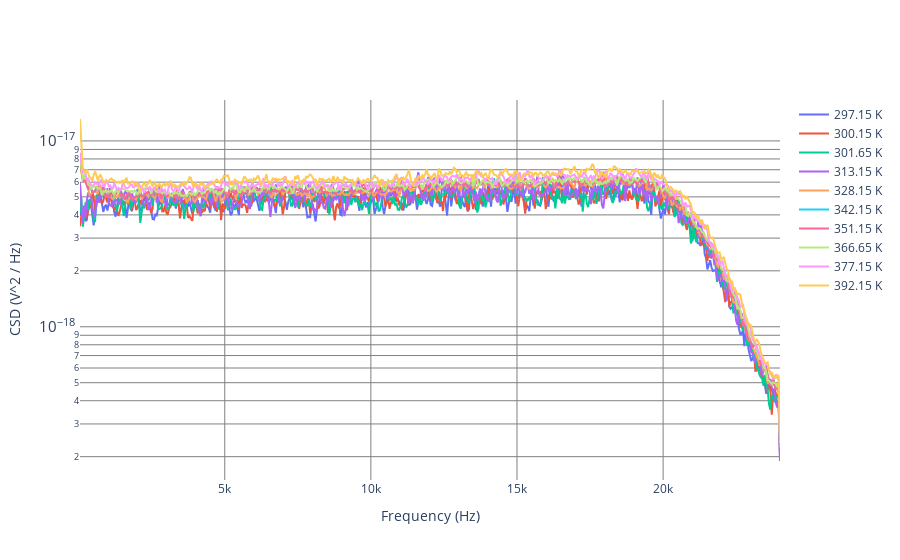
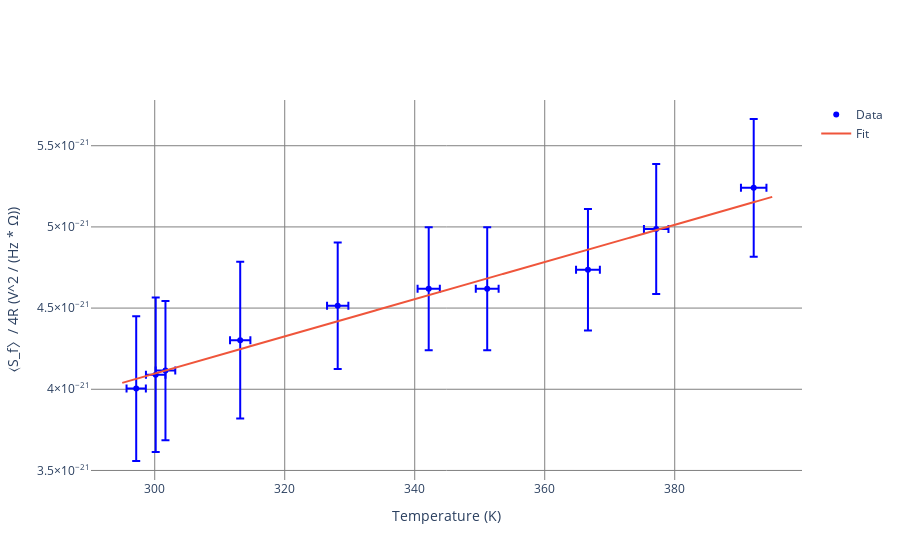

Source (notebook cell) for these figures, in order:
### Code cell
# Temperature Dependence Extension

TE_R = 302.174

T_arr = np.array([24, 27, 28.5, 40, 55, 69, 78, 93.5, 104, 119])
T_arr += 273.15
T_arr_std = T_arr * 0.005

time24, data24 = importWAV('Temperature Noise Signals/24.wav')
time27, data27 = importWAV('Temperature Noise Signals/27.wav')
time28p5, data28p5 = importWAV('Temperature Noise Signals/28p5.wav')
time40, data40 = importWAV('Temperature Noise Signals/40.wav')
time55, data55 = importWAV('Temperature Noise Signals/55.wav')
time69, data69= importWAV('Temperature Noise Signals/69.wav')
time78, data78 = importWAV('Temperature Noise Signals/78.wav')
time93p5, data93p5 = importWAV('Temperature Noise Signals/93p5.wav')
time104, data104 = importWAV('Temperature Noise Signals/104.wav')
time119, data119 = importWAV('Temperature Noise Signals/119.wav')

vdat_24_R = data24['right']
vdat_24_L = data24['left']
vdat_27_R = data27['right']
vdat_27_L = data27['left']
vdat_28p5_R = data28p5['right']
vdat_28p5_L = data28p5['left']
vdat_40_R = data40['right']
vdat_40_L = data40['left']
vdat_55_R = data55['right']
vdat_55_L = data55['left']
vdat_69_R = data69['right']
vdat_69_L = data69['left']
vdat_78_R = data78['right']
vdat_78_L = data78['left']
vdat_93p5_R = data93p5['right']
vdat_93p5_L = data93p5['left']
vdat_104_R = data104['right']
vdat_104_L = data104['left']
vdat_119_R = data119['right']
vdat_119_L = data119['left']

v_data_R_arr = np.array([vdat_24_R, vdat_27_R, vdat_28p5_R, vdat_40_R, vdat_55_R, vdat_69_R,
                         vdat_78_R, vdat_93p5_R, vdat_104_R, vdat_119_R], dtype=object)
v_data_L_arr = np.array([vdat_24_L, vdat_27_L, vdat_28p5_L, vdat_40_L, vdat_55_R, vdat_69_R,
                         vdat_78_R, vdat_93p5_R, vdat_104_R, vdat_119_R], dtype=object)

Pden_std_temp_arr = np.array([])
Pden_temp_arr = np.array([])

fig1 = go.Figure()
fig1.update_layout(
    xaxis_title="Frequency (Hz)",
    yaxis_title="CSD (V^2 / Hz)",
    #xaxis_type="log",
    yaxis_type='log',
    template="plotly",
    plot_bgcolor='white',
    paper_bgcolor='white',
    xaxis=dict(
        showgrid=True,
        gridcolor="gray",
        zeroline=False
    ),
    yaxis=dict(
        showgrid=True,
        gridcolor="gray",
        zeroline=False
    )
    #template="plotly_dark"
)

fig2 = go.Figure()
fig2.update_layout(
    xaxis_title="Temperature (K)",
    yaxis_title="⟨S_f〉/ 4R (V^2 / (Hz * Ω))",
    template="plotly",
    plot_bgcolor='white',
    paper_bgcolor='white',
    xaxis=dict(
        showgrid=True,
        gridcolor="gray",
        zeroline=False
    ),
    yaxis=dict(
        showgrid=True,
        gridcolor="gray",
        zeroline=False 
    )
    #template = 'plotly_dark'
)

fs = 48000
T = 0
for v_dat_L, v_dat_R in zip(v_data_L_arr, v_data_R_arr):
    fc_temp, P_den_cross_temp = signal.csd(v_dat_L, v_dat_R, fs, nperseg=1024)
    fc_temp = fc_temp[1:].real
    P_den_cross_temp = P_den_cross_temp[1:].real
    P_den_temp = P_den_cross_temp / G_interp(fc_temp) ** 2 / C_interp(fc_temp) ** 2
    f_flat_temp = fc_temp[10:400]
    P_den_flat_temp = P_den_temp[10:400]

    fig1.add_trace(go.Scatter(
        x=fc_temp, y=P_den_temp,
        name='{} K'.format(T_arr[T])
    ))
    T += 1

    data_std_temp = np.sqrt(
        np.sum(
            ( 2 * P_den_flat_temp * np.sqrt( 0.5 ** 2 +
                                         (0.2 / G_interp(f_flat_temp) + 0.01) ** 2) ) ** 2
        )
    ) / len(f_flat_temp)

    Pden_std_temp_arr = np.array([*Pden_std_temp_arr,
                                  np.sqrt(np.std(P_den_flat_temp) ** 2 + data_std_temp ** 2)])
    Pden_temp_arr = np.array([*Pden_temp_arr, np.mean(P_den_flat_temp)])

Pden_std_temp_arr /= (4 * TE_R)
Pden_temp_arr /= (4 * TE_R)

fig2.add_trace(go.Scatter(
    x=T_arr, y=Pden_temp_arr,
    error_y=dict(
        type='data',
        array=Pden_std_temp_arr,
        color='blue'
    ),
    error_x=dict(
        type='data',
        array=T_arr_std,
        color='blue'
    ),
    name='Data', 
    mode='markers',
    marker=dict(
        color='blue'
    )
))


def linear_func(params, x):
    m, c = params  # Slope (m) and intercept (c)
    return m * x + c

linear_model = Model(linear_func)
data = RealData(T_arr, Pden_temp_arr, sx=T_arr_std, sy=Pden_std_temp_arr)

# params_lin_temp, cov_lin_temp = curve_fit(lin_func, T_arr, Pden_temp_arr, sigma=Pden_std_temp_arr)
# p_lin_err_temp = np.sqrt(np.diag(cov_lin_temp))
odr = ODR(data, linear_model, beta0=[1.0, 0.0])
output = odr.run()
params_lin_temp = output.beta
params_lin_err_temp = output.sd_beta

temp_space = np.linspace(295, 395, 1000)

fig2.add_trace(go.Scatter(
    x=temp_space, y=lin_func(temp_space, *params_lin_temp),
    name='Fit'
))

fig1.show()
fig2.show()

print('k_b = {} +/- {}'.format(params_lin_temp[0], params_lin_err_temp[0]))

fig1.write_image('Figures/CSD temp.pdf')
fig1.write_image('Figures/CSD temp.png')
fig2.write_image('Figures/S_f vs temp.pdf')
fig2.write_image('Figures/S_f vs temp.png')

### Figure 1 — Plotly figure (JSON) as saved in the notebook; plotly's stock layout.template omitted (floating-point values rounded to 4 significant figures; data arrays with more than 128 entries replaced by an {"elided": "..."} marker saying what was removed)
{"data": [{"name": "297.15 K", "type": "scatter", "x": {"elided": "512 float values"}, "y": {"elided": "512 float values"}}, {"name": "300.15 K", "type": "scatter", "x": {"elided": "512 float values"}, "y": {"elided": "512 float values"}}, {"name": "301.65 K", "type": "scatter", "x": {"elided": "512 float values"}, "y": {"elided": "512 float values"}}, {"name": "313.15 K", "type": "scatter", "x": {"elided": "512 float values"}, "y": {"elided": "512 float values"}}, {"name": "328.15 K", "type": "scatter", "x": {"elided": "512 float values"}, "y": {"elided": "512 float values"}}, {"name": "342.15 K", "type": "scatter", "x": {"elided": "512 float values"}, "y": {"elided": "512 float values"}}, {"name": "351.15 K", "type": "scatter", "x": {"elided": "512 float values"}, "y": {"elided": "512 float values"}}, {"name": "366.65 K", "type": "scatter", "x": {"elided": "512 float values"}, "y": {"elided": "512 float values"}}, {"name": "377.15 K", "type": "scatter", "x": {"elided": "512 float values"}, "y": {"elided": "512 float values"}}, {"name": "392.15 K", "type": "scatter", "x": {"elided": "512 float values"}, "y": {"elided": "512 float values"}}], "layout": {"paper_bgcolor": "white", "plot_bgcolor": "white", "xaxis": {"gridcolor": "gray", "showgrid": true, "title": {"text": "Frequency (Hz)"}, "zeroline": false}, "yaxis": {"gridcolor": "gray", "showgrid": true, "title": {"text": "CSD (V^2 / Hz)"}, "type": "log", "zeroline": false}}}

### Figure 2 — Plotly figure (JSON) as saved in the notebook; plotly's stock layout.template omitted (floating-point values rounded to 4 significant figures; data arrays with more than 128 entries replaced by an {"elided": "..."} marker saying what was removed)
{"data": [{"error_x": {"array": [1.486, 1.501, 1.508, 1.566, 1.641, 1.711, 1.756, 1.833, 1.886, 1.961], "color": "blue", "type": "data"}, "error_y": {"array": [4.459e-22, 4.755e-22, 4.293e-22, 4.82e-22, 3.898e-22, 3.782e-22, 3.782e-22, 3.735e-22, 4.002e-22, 4.239e-22], "color": "blue", "type": "data"}, "marker": {"color": "blue"}, "mode": "markers", "name": "Data", "type": "scatter", "x": [297.1, 300.1, 301.6, 313.1, 328.1, 342.1, 351.1, 366.6, 377.1, 392.1], "y": [4.004e-21, 4.09e-21, 4.115e-21, 4.303e-21, 4.515e-21, 4.619e-21, 4.619e-21, 4.736e-21, 4.987e-21, 5.241e-21]}, {"name": "Fit", "type": "scatter", "x": {"elided": "1000 float values"}, "y": {"elided": "1000 float values"}}], "layout": {"paper_bgcolor": "white", "plot_bgcolor": "white", "xaxis": {"gridcolor": "gray", "showgrid": true, "title": {"text": "Temperature (K)"}, "zeroline": false}, "yaxis": {"gridcolor": "gray", "showgrid": true, "title": {"text": "⟨S_f〉/ 4R (V^2 / (Hz * Ω))"}, "zeroline": false}}}
